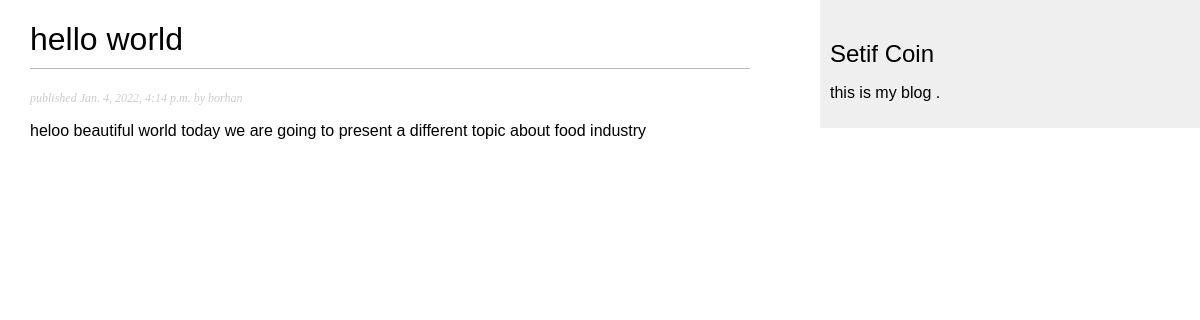
Page /blog/2022/1/4/hello-world/ on the committed database.
### blog/models.py (models this page shows, shortened)
class Post(models.Model):
    Status_choises = (
        ('Draft','draft'),
        ('published','Published'),
    )
    title = models.CharField(max_length=250)
    slug = models.SlugField(max_length=250,unique_for_date='publish')
    author = models.ForeignKey(User,on_delete=models.CASCADE,related_name='blog_posts')
    body = models.TextField()
    publish = models.DateTimeField(default=timezone.now)
    created = models.DateTimeField(auto_now_add=True)
    updated = models.DateTimeField(auto_now=True)
    status = models.CharField(max_length= 10,
                              choices=Status_choises,
                              default='draft')
    objects= models.Manager()
    published = PublishedManager()

### blog/views.py (the view)
# urls.py: path('<int:year>/<int:month>/<int:day>/<slug:post>/',views.post_detail,name='post_detail'),
def post_detail(request, year, month, day, post):
                post = get_object_or_404(Post, slug=post,
                                                status='published',
                                                publish__year=year,
                                                publish__month=month,
                                                publish__day=day)
                return render(request,
                'blog/post/detail.html',
                {'post': post})

### blog/templates/blog/post/detail.html (shortened to what this page needs)
{% extends "blog/base.html" %}
{% block content %}
    <h1>{{ post.title }}</h1>
    <p class="date">
        published {{post.publish}} by {{ post.author}}
    </p>
    {{  post.body|truncatewords:30|linebreaks   }}
{% endblock%}

### blog/static/css/blog.css (style rules this page uses)
body { margin:0; padding:0; font-family:helvetica, sans-serif; }
h1 { font-weight:normal; border-bottom:1px solid #bbb; padding:0 0 10px 0; }
p.date { color:#ccc; font-family: georgia, serif; font-size: 12px; font-style: italic; }

### rows in the picture
Post: title "hello world", publish "Jan. 4, 2022, 4:14 p.m.", author "borhan", body "heloo beautiful world today we are going to present a different topic about food industry"
